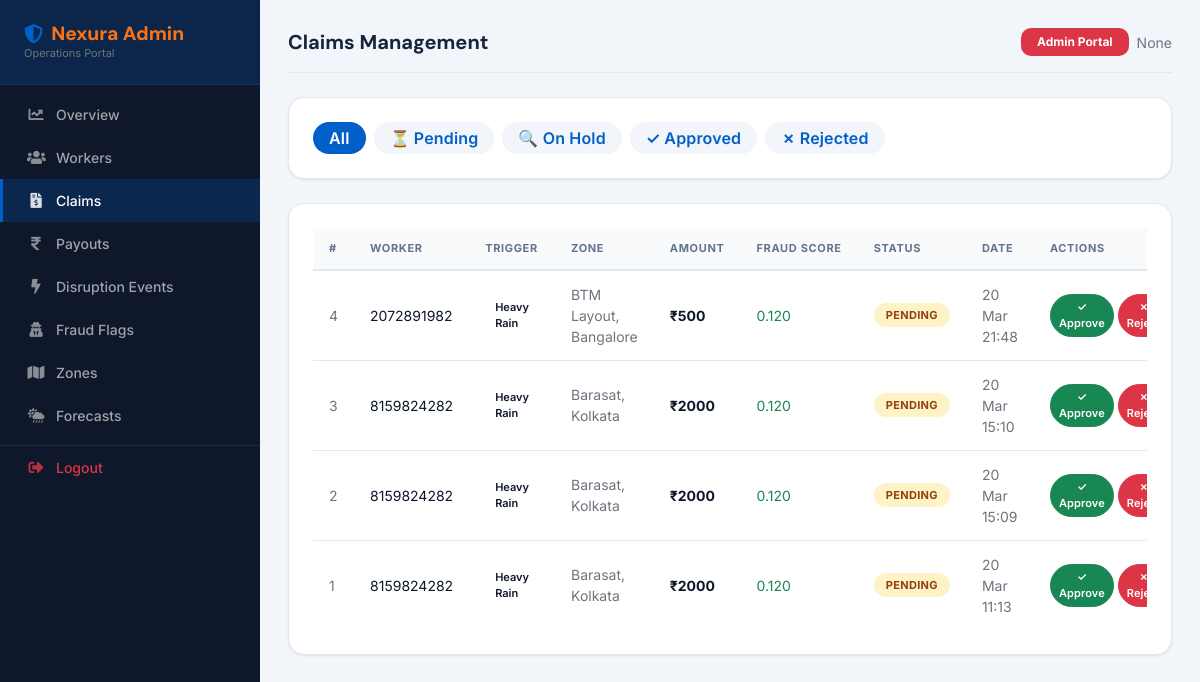
Screenshot of /admin-portal/claims/ (signed in) with the database file from the repository.
### apps/accounts/models.py (models this page shows, shortened)
class User(AbstractBaseUser, PermissionsMixin):
	LANGUAGE_CHOICES = [
		("en", "English"),
		("hi", "Hindi"),
		("bn", "Bengali"),
	]
	mobile = models.CharField(max_length=10, unique=True, validators=[mobile_validator])
	email = models.EmailField(blank=True, null=True)
	is_worker = models.BooleanField(default=True)
	is_admin = models.BooleanField(default=False)
	is_staff = models.BooleanField(default=False)
	is_active = models.BooleanField(default=True)
	mobile_verified = models.BooleanField(default=False)
	profile_complete = models.BooleanField(default=False)
	language = models.CharField(max_length=5, choices=LANGUAGE_CHOICES, default="en")
	date_joined = models.DateTimeField(auto_now_add=True)
	objects = UserManager()
	USERNAME_FIELD = "mobile"
	REQUIRED_FIELDS = []
	class Meta:
		ordering = ["-date_joined"]

### apps/claims/models.py (models this page shows, shortened)
class Claim(models.Model):
	STATUS_CHOICES = [
		("pending", "Pending"),
		("approved", "Approved"),
		("rejected", "Rejected"),
		("on_hold", "On Hold"),
	]
	worker = models.ForeignKey(
		settings.AUTH_USER_MODEL,
		on_delete=models.CASCADE,
		related_name="claims",
	)
	policy = models.ForeignKey("policies.Policy", on_delete=models.SET_NULL, null=True, blank=True, related_name="claims")
	disruption_event = models.ForeignKey("triggers.DisruptionEvent", on_delete=models.SET_NULL, null=True, blank=True, related_name="claims")
	payout_amount = models.DecimalField(max_digits=10, decimal_places=2, default=0)
	fraud_score = models.FloatField(default=0.0)
	fraud_flags = models.JSONField(default=list, blank=True)
	status = models.CharField(max_length=20, choices=STATUS_CHOICES, default="pending")
	rejection_reason = models.TextField(blank=True)
	reviewed_by = models.ForeignKey(
		settings.AUTH_USER_MODEL,
		on_delete=models.SET_NULL,
		null=True,
		blank=True,
		related_name="reviewed_claims",
	)
	reviewed_at = models.DateTimeField(null=True, blank=True)
	created_at = models.DateTimeField(auto_now_add=True)
	updated_at = models.DateTimeField(auto_now=True)
	class Meta:
		ordering = ["-created_at"]

### apps/triggers/models.py (models this page shows, shortened)
class DisruptionEvent(models.Model):
	TRIGGER_CHOICES = [
		("heavy_rain", "Heavy Rain"),
		("extreme_heat", "Extreme Heat"),
		("severe_aqi", "Severe AQI"),
		("flash_flood", "Flash Flood"),
		("curfew_strike", "Curfew or Strike"),
		("platform_down", "Platform Down"),
	]
	zone = models.ForeignKey("zones.Zone", on_delete=models.CASCADE, related_name="disruptions")
	trigger_type = models.CharField(max_length=32, choices=TRIGGER_CHOICES)
	severity_value = models.FloatField(default=0.0)
	threshold_value = models.FloatField(default=0.0)
	is_full_trigger = models.BooleanField(default=True)
	claims_generated = models.BooleanField(default=False)
	affected_platform = models.CharField(max_length=50, blank=True)
	started_at = models.DateTimeField(default=timezone.now)
	ended_at = models.DateTimeField(null=True, blank=True)
	source_api = models.CharField(max_length=100, blank=True)
	raw_payload = models.JSONField(default=dict, blank=True)
	created_at = models.DateTimeField(auto_now_add=True)
	updated_at = models.DateTimeField(auto_now=True)
	class Meta:
		ordering = ["-started_at"]

### apps/zones/models.py (models this page shows, shortened)
class Zone(models.Model):
	city = models.CharField(max_length=100)
	area_name = models.CharField(max_length=120)
	state = models.CharField(max_length=100, blank=True)
	lat = models.DecimalField(max_digits=10, decimal_places=7, null=True, blank=True)
	lng = models.DecimalField(max_digits=10, decimal_places=7, null=True, blank=True)
	radius_km = models.DecimalField(max_digits=6, decimal_places=2, default=5)
	risk_multiplier = models.DecimalField(max_digits=5, decimal_places=2, default=1.00)
	active = models.BooleanField(default=True)
	created_at = models.DateTimeField(auto_now_add=True)
	updated_at = models.DateTimeField(auto_now=True)
	class Meta:
		ordering = ["city", "area_name"]
	def __str__(self):
		return self.display_name
	@property
	def display_name(self):
		return f"{self.area_name}, {self.city}"

### apps/admin_portal/views.py (the view)
    @login_required(login_url='accounts:login')
    def wrapper(request, *args, **kwargs):
        if not (request.user.is_admin or request.user.is_staff or request.user.is_superuser):
            messages.error(request, 'Admin access required.')
            return redirect('core:home')
        return view_func(request, *args, **kwargs)

### apps/admin_portal/views.py (called while the page is built)
def _admin_required(view_func):
    @login_required(login_url='accounts:login')
    def wrapper(request, *args, **kwargs):
        if not (request.user.is_admin or request.user.is_staff or request.user.is_superuser):
            messages.error(request, 'Admin access required.')
            return redirect('core:home')
        return view_func(request, *args, **kwargs)
    return wrapper

@_admin_required
def claims_list(request):
    from apps.claims.models import Claim
    qs = Claim.objects.select_related(
        'worker', 'disruption_event', 'disruption_event__zone', 'policy__plan_tier'
    ).order_by('-created_at')
    status = request.GET.get('status', '')
    if status:
        qs = qs.filter(status=status)
    ctx = {'claims': qs[:100], 'status_filter': status}
    return render(request, 'admin_portal/claims.html', ctx)

### templates/admin_portal/claims.html (shortened to what this page needs)
{% extends "base_admin.html" %}
{% load static nexura_tags }
{% block title %}Claims — Admin Portal | Nexura{% endblock %}
{% block page_title %}Claims Management{% endblock %}
{% block admin_nav_claims %}active{% endblock %}
{% block content %}
<div class="nexura-stat-card mb-4">
    <div class="d-flex gap-2 flex-wrap">
        <a href="{% url 'admin_portal:claims' %}" class="btn rounded-pill py-1 px-3 small {% if not status_filter %}btn-primary{% else %}btn-light{% endif %}">All</a>
        <a href="?status=pending"  class="btn rounded-pill py-1 px-3 small {% if status_filter == 'pending' %}btn-warning{% else %}btn-light{% endif %}">⏳ Pending</a>
        <a href="?status=on_hold" class="btn rounded-pill py-1 px-3 small {% if status_filter == 'on_hold' %}btn-secondary{% else %}btn-light{% endif %}">🔍 On Hold</a>
        <a href="?status=approved" class="btn rounded-pill py-1 px-3 small {% if status_filter == 'approved' %}btn-success{% else %}btn-light{% endif %}">✓ Approved</a>
        <a href="?status=rejected" class="btn rounded-pill py-1 px-3 small {% if status_filter == 'rejected' %}btn-danger{% else %}btn-light{% endif %}">✗ Rejected</a>
    </div>
</div>
<div class="nexura-stat-card">
    <div class="table-responsive">
        <table class="nexura-table">
            <thead>
                <tr>
                    <th>#</th><th>Worker</th><th>Trigger</th><th>Zone</th>
                    <th>Amount</th><th>Fraud Score</th><th>Status</th><th>Date</th><th>Actions</th>
                </tr>
            </thead>
            <tbody>
                {% for claim in claims %}
                <tr>
                    <td class="text-muted small">{{ claim.pk }}</td>
                    <td class="small fw-semibold">{{ claim.worker.mobile }}</td>
                    <td>
                        <span class="trigger-badge {{ claim.disruption_event.trigger_type|default:''|cut:' ' }}">
                            {{ claim.disruption_event.get_trigger_type_display|default:"—" }}
                        </span>
                    </td>
                    <td class="text-muted small">{{ claim.disruption_event.zone|default:"—" }}</td>
                    <td class="fw-bold">₹{{ claim.payout_amount|floatformat:0 }}</td>
                    <td>
                        <span class="fw-semibold {% if claim.fraud_score >= 0.7 %}text-danger{% elif claim.fraud_score >= 0.5 %}text-warning{% else %}text-success{% endif %}">
                            {{ claim.fraud_score|floatformat:3 }}
                        </span>
                    </td>
                    <td>
                        <span class="status-badge {% if claim.status == 'approved' %}credited{% elif claim.status == 'on_hold' %}on-hold{% elif claim.status == 'rejected' %}rejected{% else %}pending{% endif %}">
                            {{ claim.get_status_display }}
                        </span>
                    </td>
                    <td class="text-muted small">{{ claim.created_at|date:"d M H:i" }}</td>
                    <td>
                        {% if claim.status in 'pending,on_hold' %}
                        <div class="d-flex gap-1">
                            <form method="POST" action="{% url 'admin_portal:approve_claim' claim.pk %}">
                                <button type="submit" class="btn btn-success btn-sm rounded-pill px-2 py-1" style="font-size:11px;">
                                    ✓ Approve
                                </button>
                            </form>
                            <button type="button" class="btn btn-danger btn-sm rounded-pill px-2 py-1"
                                    style="font-size:11px;"
                                    onclick="rejectClaim({{ claim.pk }})">
                                ✗ Reject
                            </button>
                        </div>
                        {% endif %}
                    </td>
                </tr>
                {% empty %}
                <tr><td colspan="9" class="text-center text-muted py-4">No claims found.</td></tr>
                {% endfor %}
            </tbody>
        </table>
    </div>
</div>
{% endblock %}

### templates/base_admin.html (shortened to what this page needs)
{% extends "base.html" %}
{% load static %}
{% block body_class %}nexura-dashboard bg-light{% endblock %}
{% block full_page %}
<nav class="nexura-sidebar" id="nexuraSidebar" style="background: #0f172a;">
    <div class="sidebar-brand" style="background: rgba(1,95,201,0.2);">
        <h4 class="d-flex align-items-center gap-2">
            <i class="fas fa-shield-alt text-primary"></i>
            <span>Nexura Admin</span>
        </h4>
        <p class="text-muted mb-0" style="font-size: 11px;">Operations Portal</p>
    </div>
    <ul class="nav flex-column mt-2 px-0">
        <li><a href="{% url 'admin_portal:dashboard' %}" class="nav-link {% block admin_nav_home %}{% endblock %}">
            <i class="fas fa-chart-line"></i><span>Overview</span></a></li>
        <li><a href="{% url 'admin_portal:workers' %}" class="nav-link {% block admin_nav_workers %}{% endblock %}">
            <i class="fas fa-users"></i><span>Workers</span></a></li>
        <li><a href="{% url 'admin_portal:claims' %}" class="nav-link {% block admin_nav_claims %}{% endblock %}">
            <i class="fas fa-file-invoice-dollar"></i><span>Claims</span></a></li>
        <li><a href="{% url 'admin_portal:payouts' %}" class="nav-link {% block admin_nav_payouts %}{% endblock %}">
            <i class="fas fa-rupee-sign"></i><span>Payouts</span></a></li>
        <li><a href="{% url 'admin_portal:triggers' %}" class="nav-link {% block admin_nav_triggers %}{% endblock %}">
            <i class="fas fa-bolt"></i><span>Disruption Events</span></a></li>
        <li><a href="{% url 'admin_portal:fraud' %}" class="nav-link {% block admin_nav_fraud %}{% endblock %}">
            <i class="fas fa-user-secret"></i><span>Fraud Flags</span></a></li>
        <li><a href="{% url 'admin_portal:zones' %}" class="nav-link {% block admin_nav_zones %}{% endblock %}">
            <i class="fas fa-map"></i><span>Zones</span></a></li>
        <li><a href="{% url 'admin_portal:forecast' %}" class="nav-link {% block admin_nav_forecast %}{% endblock %}">
            <i class="fas fa-cloud-sun-rain"></i><span>Forecasts</span></a></li>
        <li style="border-top: 1px solid rgba(255,255,255,0.08); margin-top: 8px;">
            <a href="{% url 'accounts:logout' %}" class="nav-link text-danger">
                <i class="fas fa-sign-out-alt"></i><span>Logout</span>
            </a>
        </li>
    </ul>
</nav>
<div class="nexura-main-content">
    <div class="d-flex justify-content-between align-items-center mb-4 pb-3"
         style="border-bottom: 1px solid #e2e8f0;">
        <div>
            <h5 class="mb-0 fw-bold">{% block page_title %}Admin Dashboard{% endblock %}</h5>
        </div>
        <div class="d-flex align-items-center gap-2">
            <span class="badge bg-danger px-3 py-2">Admin Portal</span>
            <span class="text-muted small">{{ request.user.email }}</span>
        </div>
    </div>
    {% block content %}{% endblock %}
</div>
{% endblock full_page %}

### static/css/style.css (style rules this page uses)
:root { --font-body: 'Inter', 'DM Sans', system-ui, 'Segoe UI Emoji', 'Apple Color Emoji', 'Noto Color Emoji', sans-serif; --font-heading: 'DM Sans', 'Inter', system-ui, 'Segoe UI Emoji', 'Apple Color Emoji', 'Noto Color Emoji', sans-serif; --nexura-primary: #015fc9; --nexura-primary-d: #0148a0; --nexura-primary-l: #dbeafe; --nexura-accent: #f97316; --nexura-success: #16a34a; --nexura-warning: #ca8a04; --nexura-danger: #dc2626; --nexura-purple: #7c3aed; --nexura-dark: #0f172a; --nexura-mid: #1e293b; --nexura-muted: #64748b; --nexura-border: #e2e8f0; --nexura-light: #f8fafc; --nexura-white: #ffffff; --shadow-sm: 0 1px 3px rgba(0,0,0,.05),0 1px 2px rgba(0,0,0,.04); --shadow-md: 0 4px 12px rgba(0,0,0,.08); --shadow-lg: 0 10px 30px rgba(0,0,0,.10); --radius-sm: 6px; --radius-md: 10px; --radius-lg: 16px; --radius-xl: 24px; --transition: all .25s ease; --transition-slow: all .5s ease; }
*, *::before, *::after { box-sizing: border-box; }
html { scroll-behavior: smooth; }
body { font-family: var(--font-body); color: var(--nexura-dark); background: var(--nexura-white); -webkit-font-smoothing: antialiased; }
h1,h2,h3,h4,h5,h6 { font-family: var(--font-heading); font-weight: 700; line-height: 1.2; }
a { color: var(--nexura-primary); text-decoration: none; transition: var(--transition); }
.btn { font-weight:600; transition:var(--transition); letter-spacing:.01em; }
.btn.btn-primary { background:var(--nexura-primary); color:#fff; border:none; }
.btn.btn-light { color:var(--nexura-primary); border:none; }
.nexura-dashboard { background:var(--nexura-light); min-height:100vh; }
.nexura-sidebar { background:var(--nexura-dark); min-height:100vh; width:260px; position:fixed; top:0; left:0; z-index:1000; transition:transform .3s ease; display:flex; flex-direction:column; overflow-y:auto; }
.nexura-sidebar .sidebar-brand { padding:22px 24px; border-bottom:1px solid rgba(255,255,255,.07); flex-shrink:0; }
.nexura-sidebar .sidebar-brand h4 { color:#fff; font-weight:800; margin:0; font-size:1.2rem; }
.nexura-sidebar .sidebar-brand span { color:var(--nexura-accent); }
.nexura-sidebar .nav-link { color:rgba(255,255,255,.6); padding:11px 24px; display:flex; align-items:center; gap:11px; border-radius:0; transition:var(--transition); font-size:14px; font-weight:500; border-left:3px solid transparent; }
.nexura-sidebar .nav-link:hover, .nexura-sidebar .nav-link.active { color:#fff; background:rgba(1,95,201,.22); border-left-color:var(--nexura-primary); }
.nexura-sidebar .nav-link i { width:18px; text-align:center; font-size:15px; opacity:.85; }
.nexura-main-content { margin-left:260px; padding:28px; min-height:100vh; transition:margin .3s ease; }
.nexura-stat-card { background:#fff; border-radius:var(--radius-lg); padding:24px; border:1px solid var(--nexura-border); box-shadow:var(--shadow-sm); transition:var(--transition); }
.status-badge { padding:4px 12px; border-radius:20px; font-size:11px; font-weight:700; display:inline-flex; align-items:center; gap:4px; letter-spacing:.03em; text-transform:uppercase; white-space:nowrap; }
.status-badge.pending { background:#fef3c7; color:#92400e; }
.trigger-badge { padding:4px 10px; border-radius:var(--radius-sm); font-size:11px; font-weight:600; display:inline-block; }
.nexura-table { border-collapse:separate; border-spacing:0; width:100%; }
.nexura-table thead th { background:var(--nexura-light); font-size:11px; font-weight:700; text-transform:uppercase; letter-spacing:.06em; color:var(--nexura-muted); padding:12px 16px; border-bottom:2px solid var(--nexura-border); white-space:nowrap; }
.nexura-table tbody tr { transition:background .15s; }
.nexura-table tbody td { padding:13px 16px; border-bottom:1px solid var(--nexura-border); font-size:14px; vertical-align:middle; }
.nexura-table tbody tr:last-child td { border-bottom:none; }

### rows the page displays
User: user.email "None"
Claim: pk "4", worker.mobile "2072891982", disruption_event.trigger_type "Heavy Rain", disruption_event.zone "BTM Layout, Bangalore", payout_amount "500", fraud_score "0.120", status "PENDING", created_at "20 Mar 21:48"
Claim: pk "3", worker.mobile "8159824282", disruption_event.trigger_type "Heavy Rain", disruption_event.zone "Barasat, Kolkata", payout_amount "2000", fraud_score "0.120", status "PENDING", created_at "20 Mar 15:10"
Claim: pk "2", worker.mobile "8159824282", disruption_event.trigger_type "Heavy Rain", disruption_event.zone "Barasat, Kolkata", payout_amount "2000", fraud_score "0.120", status "PENDING", created_at "20 Mar 15:09"
Claim: pk "1", worker.mobile "8159824282", disruption_event.trigger_type "Heavy Rain", disruption_event.zone "Barasat, Kolkata", payout_amount "2000", fraud_score "0.120", status "PENDING", created_at "20 Mar 11:13"
